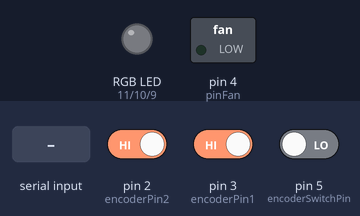
Simulated run of this sketch. Board: Arduino Uno, built with avr-gcc and run on an emulated ATmega328P. Parts: switched loads named in the sketch (green lamp = pin HIGH), an RGB LED mixed from three pins (HIGH = lit). Inputs (shaded band) come from the test bench; at power-on: pin 3 (encoderPin1) HIGH, pin 2 (encoderPin2) HIGH, pin 5 (encoderSwitchPin) LOW. Dim RGB values are drawn brighter than linear.

Above: at 1.2 s.
1.3 s: pin 3 (encoderPin1) driven LOW
At 1.6 s:
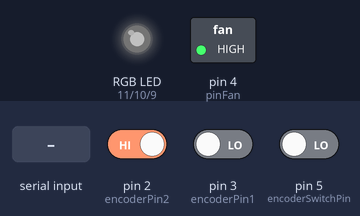
2.8 s: pin 3 (encoderPin1) driven HIGH
At 3.9 s:
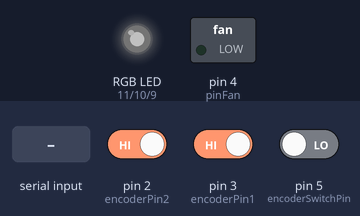
4.3 s: "90,45,200\n" received over Serial
At 5.2 s:
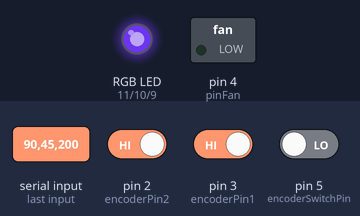
5.8 s: "30,150,10\n" received over Serial
At 6.4 s:
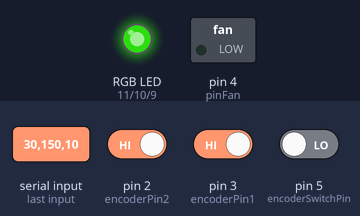
7.3 s: "1,90,45\n" received over Serial
At 8.7 s:
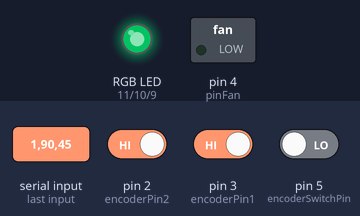
Timing chart, 0 to 9.8 s (numbered marks = the images above; inputs shaded):
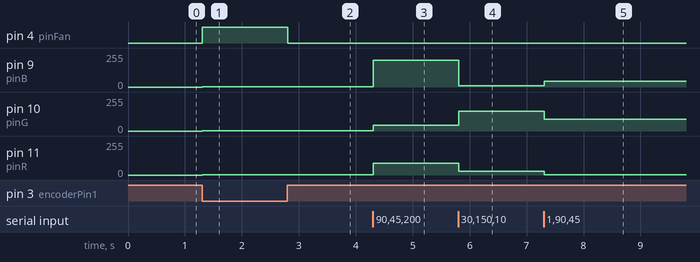

The sketch:

LightTableFW.ino
```cpp
/*

Light table FW

*/

//Encoder variables
//interrupt 0 (pin 2) and interrupt 1 (pin 3)
int encoderPin1 = 3;
int encoderPin2 = 2;
int encoderSwitchPin = 5; //push button switch

int pinledLong = 7;

int sum;

volatile int lastEncoded = 3; //You must initialize the encoders pins on 11 (3) !!!
volatile long encoderValue = 0;

long lastencoderValue = 0;

int lastMSB = 0;
int lastLSB = 0;

//debug
bool debug = false;

//led strip
int pinR = 11, pinG = 10, pinB = 9; // PWM pins
int color = 0; // 0:red, 1: green, 2:blue
int red = 255, green = 255, blue = 255;

//Time variables
long unsigned nextTime, intervale = 1000; // Change intervale to modify long time click
bool clicked = false;

//Fan
int pinFan = 4;
bool fanOn = false;
void setup() {

  Serial.begin (19200); // Needs to be 19200 to work with ZUM BT-328 Bluetooth.

  //Encoder pins
  pinMode(encoderPin1, INPUT);
  pinMode(encoderPin2, INPUT);

  pinMode(encoderSwitchPin, INPUT);

  pinMode(pinFan, OUTPUT);

  digitalWrite(encoderPin1, HIGH); //turn pullup resistor on
  digitalWrite(encoderPin2, HIGH); //turn pullup resistor on

  //call updateEncoder() when any high/low changed seen
  //on interrupt 0 (pin 2), or interrupt 1 (pin 3)
  attachInterrupt(0, updateEncoder, CHANGE);
  attachInterrupt(1, updateEncoder, CHANGE);

  //Led strip pins
  pinMode(pinR, OUTPUT);
  pinMode(pinG, OUTPUT);
  pinMode(pinB, OUTPUT);

  // turn off leds by default at boot
  clear();

}

void loop() {

/*
  Bluetooth functions
*/

if(Serial.available()>0){
  red = Serial.parseInt();
  green = Serial.parseInt();
  blue = Serial.parseInt();

  if(Serial.read()=='\n'){
    red = constrain(red,0,255);
    green = constrain(green,0,255);
    blue = constrain(blue,0,255);

    analogWrite(pinR, red);
    analogWrite(pinG, green);
    analogWrite(pinB, blue);
  }
}

/*
  Encoder functions
*/

  nextTime = millis() + intervale;
  while (digitalRead(encoderSwitchPin)) {
    clicked = true;
    if(millis()>nextTime){
      digitalWrite(pinledLong, HIGH);
    }
  }
  digitalWrite(pinledLong, LOW);

  if (clicked) {
    if (millis() > nextTime) {
      //Long click
      if(encoderValue==0){
        fanOn=true;
        AllOn();
      }else{
        fanOn=false;
        clear();
      }
    } else {
      //Short click
      manageColor();
    }
    clicked = false;
  }else{
    if(lastencoderValue != encoderValue){
      updateAllColors(encoderValue);
    }
  }

  /*
    Fan functions
  */

  if (fanOn){
    digitalWrite(pinFan, HIGH);
  }else{
    digitalWrite(pinFan, LOW);
  }

  delay(100); //just here to slow down the output, and show it. will work even during a delay
}

void updateAllColors(int value){
  analogWrite(pinR, value);
  analogWrite(pinG, value);
  analogWrite(pinB, value);
}
void AllOn(){
  encoderValue=255;
  updateAllColors(encoderValue);
}
void clear(){
  encoderValue=0;
  updateAllColors(encoderValue);
}
int manageColor() {
  delay(250);
  if (debug){
    Serial.print("color = ");
    Serial.println(color);
  }

  encoderValue = 0;
  if (color == 0) {
    clear();
  }

  do {
    if (color == 0) {
      //Red is changing
      red = encoderValue;
      analogWrite(pinR, red);
    } else if (color == 1) {
      //Green is changing
      green = encoderValue;
      analogWrite(pinG, green);
    } else if (color == 2) {
      //Blue is changing
      blue = encoderValue;
      analogWrite(pinB, blue);
    }
  } while (!digitalRead(encoderSwitchPin));

  color++;

  if (color != 3) {
    manageColor();
  } else {
    /*
    analogWrite(pinR, red);
    analogWrite(pinG, green);
    analogWrite(pinB, blue);
    */
    color = 0;
    delay(250);
    return 0;
  }

}
void updateEncoder() {

  int MSB = digitalRead(encoderPin1); //MSB = most significant bit
  int LSB = digitalRead(encoderPin2); //LSB = least significant bit

  int encoded = (MSB << 1) | LSB; //converting the 2 pin value to single number

  sum  = (lastEncoded << 2) | encoded; //adding it to the previous encoded value

  if (sum == 0b1101 || sum == 0b0100 || sum == 0b0010 || sum == 0b1011) encoderValue ++;
  if (sum == 0b1110 || sum == 0b0111 || sum == 0b0001 || sum == 0b1000) encoderValue --;

  encoderValue = constrain(encoderValue,0,255); //Fixed encoder value to 0-255 range

  if (debug) {
    Serial.print("lastencoded: ");
    Serial.println(lastEncoded);

    Serial.print("encoded: ");
    Serial.println(encoded);
  }
  if(encoderValue == 0){
    fanOn = false;
  }else{
    fanOn =true;
  }
  lastEncoded = encoded; //store this value for next time
}
```

Measured:
- after the input at 1.3 s, pin 4 (pinFan): LOW → HIGH at once; pin 9 (pinB), pin 10 (pinG), pin 11 (pinR): 0/255 → 1/255 at once
- after the input at 2.8 s, pin 4 (pinFan): HIGH → LOW at once
- after the input at 4.3 s, pin 9 (pinB): 1/255 → 200/255 at once; pin 10 (pinG): 1/255 → 45/255 at once; pin 11 (pinR): 1/255 → 90/255 at once
- after the input at 5.8 s, pin 9 (pinB): 200/255 → 10/255 at once; pin 10 (pinG): 45/255 → 150/255 at once; pin 11 (pinR): 90/255 → 30/255 at once
- after the input at 7.3 s, pin 9 (pinB): 10/255 → 45/255 at once; pin 10 (pinG): 150/255 → 90/255 at once; pin 11 (pinR): 30/255 → 1/255 at once
